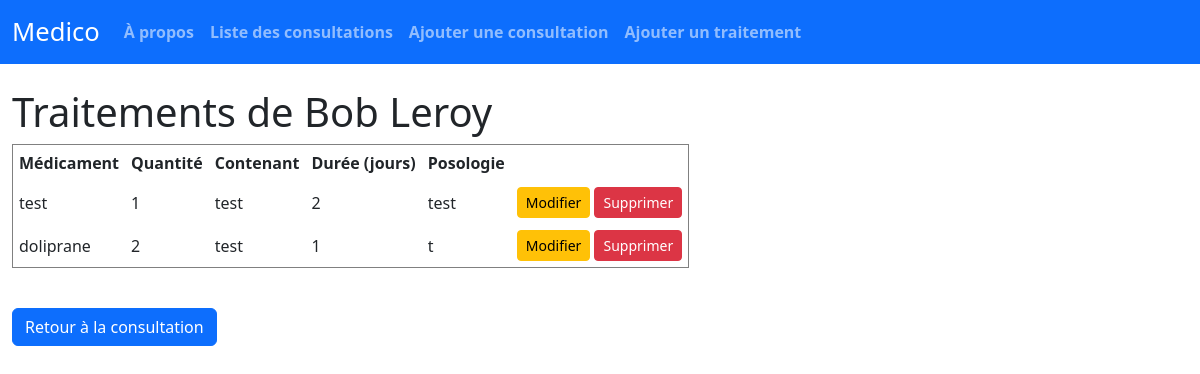
The app's page /consultation/2/traitements/, older data.
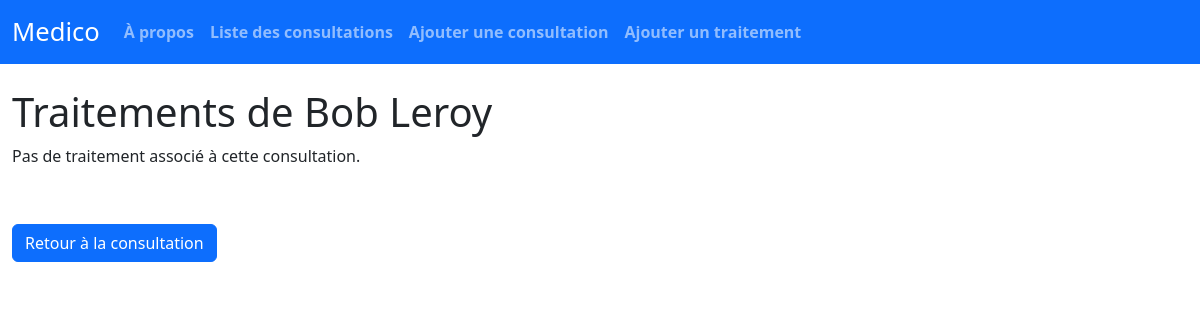
The same page, newer data.
### medico/models.py (models this page shows, shortened)
class Traitement(models.Model):
    consultation = models.ForeignKey(
        'Consultation',
        on_delete=models.CASCADE,
        related_name='traitements'
    )
    medicament = models.CharField(max_length=100, null=False)
    quantite = models.PositiveIntegerField(null=False)
    contenant = models.CharField(max_length=50, null=False)
    duree_en_jours = models.PositiveIntegerField(null=False)
    posologie = models.TextField(null=False)

### medico/views.py (the view)
# urls.py: path('consultation/<int:consultation_id>/traitements/', views.consulter_traitements, name='consulter_traitements'),
def consulter_traitements(request, consultation_id):
    consultation = get_object_or_404(Consultation, id=consultation_id)
    traitements = Traitement.objects.filter(consultation=consultation)
    return render(request, 'medico/consulter_traitements.html', {
        'consultation': consultation,
        'traitements': traitements
    })

### medico/templates/medico/consulter_traitements.html (shortened to what this page needs)
{% extends 'medico/base.html' %}
{% block content %}
<h1>Traitements de {{ consultation.patient_prenom }} {{ consultation.patient_nom }}</h1>
{% if traitements %}
<table border="1" cellpadding="6" cellspacing="0">
    <thead>
        <tr>
            <th>Médicament</th>
            <th>Quantité</th>
            <th>Contenant</th>
            <th>Durée (jours)</th>
            <th>Posologie</th>
        </tr>
    </thead>
    <tbody>
 {% for t in traitements %}
        <tr>
            <td>{{ t.medicament }}</td>
         <td>{{ t.quantite }}</td>
            <td>{{ t.contenant }}</td>
          <td>{{ t.duree_en_jours }}</td>
            <td>{{ t.posologie }}</td>
            <td>
             <a href="{% url 'traitement_edit' t.id %}" class="btn btn-warning btn-sm">Modifier</a>
              <a href="{% url 'traitement_delete' t.id %}" class="btn btn-danger btn-sm">Supprimer</a>
            </td>
        </tr>
        {% endfor %}
    </tbody>
</table>
{% else %}
<p>Pas de traitement associé à cette consultation.</p>
{% endif %}
<br>
<a href="{% url 'details_consultation' consultation.id %}" class="btn btn-primary mt-3">
     Retour à la consultation
</a>
{% endblock %}

Row changes from the older to the newer data that the page shows:
removed Traitement: medicament "test", quantite "1", contenant "test", duree_en_jours "2", posologie "test"
removed Traitement: medicament "doliprane", quantite "2", contenant "test", duree_en_jours "1", posologie "t"
Text that changed along with them:
text no longer shown: "Médicament Quantité Contenant Durée (jours) Posologie"
text now shown: "Pas de traitement associé à cette consultation."
